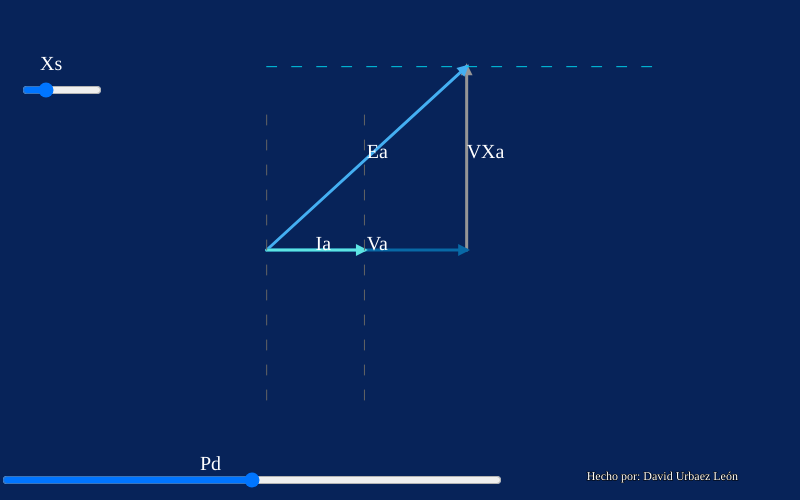
Frame 1 (no input)
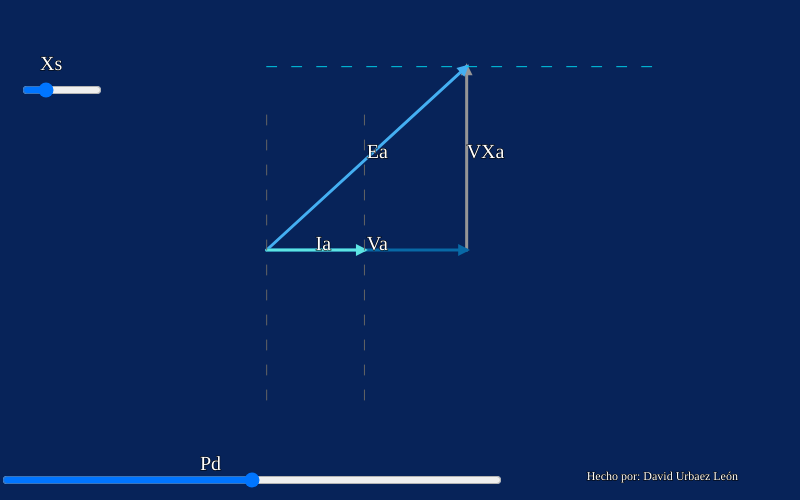
Frame 60 (no input)
Frame 120 (the mouse pressed at the canvas centre since frame 60): identical to frame 60, image omitted

The p5.js sketch that drew these frames (run headless with seeded random() and noise() and a simulated clock; from frame 60 on, the mouse is pressed at the canvas centre):

// p5.js sketch
// ── sketch.js
function setup() {
  createCanvas(800, 500);

  slider_Pd = createSlider(0, 300, 150);
  slider_Pd.style('width', '500px');
  slider_Pd.position(0,height-30);
  
  slider_Xs = createSlider(1*100, 3*100, 1.5*100);
  slider_Xs.style('width', '80px');
  slider_Xs.position(20,80);
  
  
}


function draw() {

  background(7,35,89);
  textFont('Georgia');
  textSize(20);
  fill(255);
  text('Pd',200, height-30);
  text('Xs',40, 70);
  let val = slider_Pd.value()
  
  translate(width / 3, height / 2);
  
  
    

  
  let Xs = slider_Xs.value()/100
  let v0 = createVector(0, 0);
  
  let Ea = createVector(50+val,-150-50/Xs);
  let Va = createVector(200, 0);
  let j = createVector(0, 1);
  
  let VXa = Ea.copy().sub(Va);
  
  let Ia=Ea.copy().sub(Va).div(Xs*1/0.8).rotate(HALF_PI)

  
    
  drawArrow(Va,VXa,150);
  
  text('VXa',VXa.x/2+Va.x, VXa.y/2);
  
  drawArrow(v0, Ea,[68,175,242]);
  
  text('Ea',Ea.x/2, Ea.y/2);
  
  drawArrow(v0, Va,[8,105,166]);
  
  text('Va',Va.x/2, Va.y/2);
  
  drawArrow(v0, Ia,[93,228,227]);

  text('Ia',Ia.x/2, Ia.y/2);

  
  drawingContext.setLineDash([10, 15]);
  let maxLine=150
  stroke(100);
  line(0,maxLine,0,-maxLine);
  line(Ia.x,maxLine,Ia.x,-maxLine);
  stroke([0,203,231]);
  line(0,Ea.y,400,Ea.y);
  stroke(0);
  drawingContext.setLineDash([]);
  
  textSize(12);
  text('Hecho por: David Urbaez León',width/2-80, height/2-20);
  console.log("Hecho por David Urbaez León")
}








function drawArrow(base, vec, myColor) {
  push();
  stroke(myColor);
  strokeWeight(3);
  fill(myColor);
  translate(base.x, base.y);
  line(0, 0, vec.x, vec.y);
  rotate(vec.heading());
  let arrowSize = 7;
  translate(vec.mag() - arrowSize, 0);
  triangle(0, arrowSize / 2, 0, -arrowSize / 2, arrowSize, 0);
  pop();
}
// ── style.css
html, body {
  margin: 0;
  padding: 0;
background-color: rgb(80,80,80)
}
canvas {
  margin: 0 auto;
  display: block;
}
